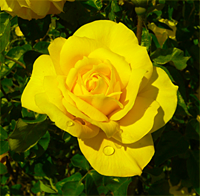
#> input picture data/blomma.png, 200 x 196 px
$ jupyter execute --allow-errors Lec12.1-KMeans_color.ipynb
#> lines starting #> are read from the running program, lines starting #| are printed output that depends on the picture
<a href="https://colab.research.google.com/github/kokchun/Machine-learning-AI22/blob/main/Lecture_code/Lec13.1-KMeans_color.ipynb" target="_parent"></a> &nbsp; for interacting with the code

---
# Lecture notes - Color quantization with k-means
---

This is the lecture note for **k-means** clustering with application on color quantization.

<p class = "alert alert-info" role="alert"><b>Note</b> that this lecture note gives a brief introduction to k-means clustering. I encourage you to read further about k-means. </p>

Read more:

- [OpenCV](https://docs.opencv.org/4.x/index.html)
- [imread() - OpenCV](https://docs.opencv.org/4.x/d4/da8/group__imgcodecs.html#ga288b8b3da0892bd651fce07b3bbd3a56)
- [Color quantization - wikipedia](https://en.wikipedia.org/wiki/Color_quantization)

---

## Image processing

We use OpenCV in Python for image processing. Install it through

```
pipenv install opencv-python
```

This library has existed for very long time and the documentation looks very old, but it is very useful for various kinds of image processing

[cell 1]
import matplotlib.pyplot as plt
import cv2
import numpy as np

plt.style.use("seaborn-white")

# blue green red
img_BGR = cv2.imread("../data/blomma.png")
#> img_BGR is the input picture: shape (196, 200, 3); mean B, G, R 0, 101.1, 106.2

# convert BGR to RGB
flower = cv2.cvtColor(img_BGR, cv2.COLOR_BGR2RGB)

plt.imshow(flower);
# CV2 använder samma C bibliotek som numpy, men den använder sig inte av numpy direkt

[cell 2]
img_BGR = cv2.imread("../data/bella2.jpeg")
#> (the rest of this cell did not finish here and is left out)

---
## Color quantization
Reduce number of colors in an image by replacing with cluster center. These cluster centers can be computed with k-means algorithm.

- useful for simple color segmentation
- useful when a display only can show a small number of colors
- can be used for compression

First we flatten the each of the 3 matrices (R, G, B) to one dimensional vector for each color channel resulting in:

| R   | G   | B   |
| --- | --- | --- |
| R1  | G1  | B1  |
| R2  | G2  | B2  |
| ... | ... | ... |
| RN  | GN  | BN  |

Using k-means with $k$ as the number of colors, we find the cluster centers and give that color to every point in that cluster. Finally reshape it back to original shape.

[cell 3]
from sklearn.cluster import KMeans
from sklearn.preprocessing import MinMaxScaler

# note that the wildcard -1 calculates row*columns
X = flower.reshape(-1, 3)

# need to normalize data to 0-1
scaler = MinMaxScaler()

scaled_X = scaler.fit_transform(X)

kmean = KMeans(2)
kmean.fit(scaled_X)

print("Cluster centers:",kmean.cluster_centers_)
print("Cluster labels:", kmean.labels_)

# 1 picks second cluster center, all 0 picks first cluster center
quantized_color_space = kmean.cluster_centers_[kmean.labels_]

quantized = quantized_color_space.reshape(flower.shape)
plt.imshow(quantized)
# När vi har att göra med kameans så vill vi gärna minmax 0-1 skalering
# även om i bilder så vet vi att alla values är mellan 0 255
# men det hade varit väldigt bra om ex det är en grön tint på bilden
# du gör det att den gröna färgen mindre dominant

# Detta minskar antalet färger vilket gör det mindre beräkningskrävande
# Det ökar även kontrasten villket gör jobbet enklare för exempel maskin inlärnings algorithmer
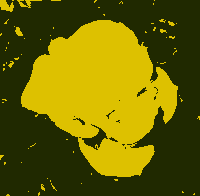
#> shown: shape (196, 200, 3) float64; mean R, G, B 0.416, 0.396, 0

[cell 4]
# segmentation
mask = (quantized[:,:,1] >.75)
plt.imshow(mask, cmap = "gray")
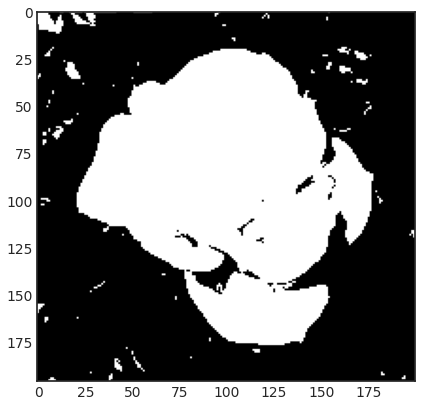
#> figure drawn by matplotlib, 1 panel

[cell 5]
segmented_flower = (mask[:, :, None]*flower)
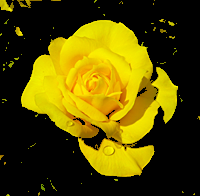
#> segmented_flower: shape (196, 200, 3); mean R, G, B 86.7, 75.5, 0
plt.imshow(segmented_flower)
plt.axis("off");
